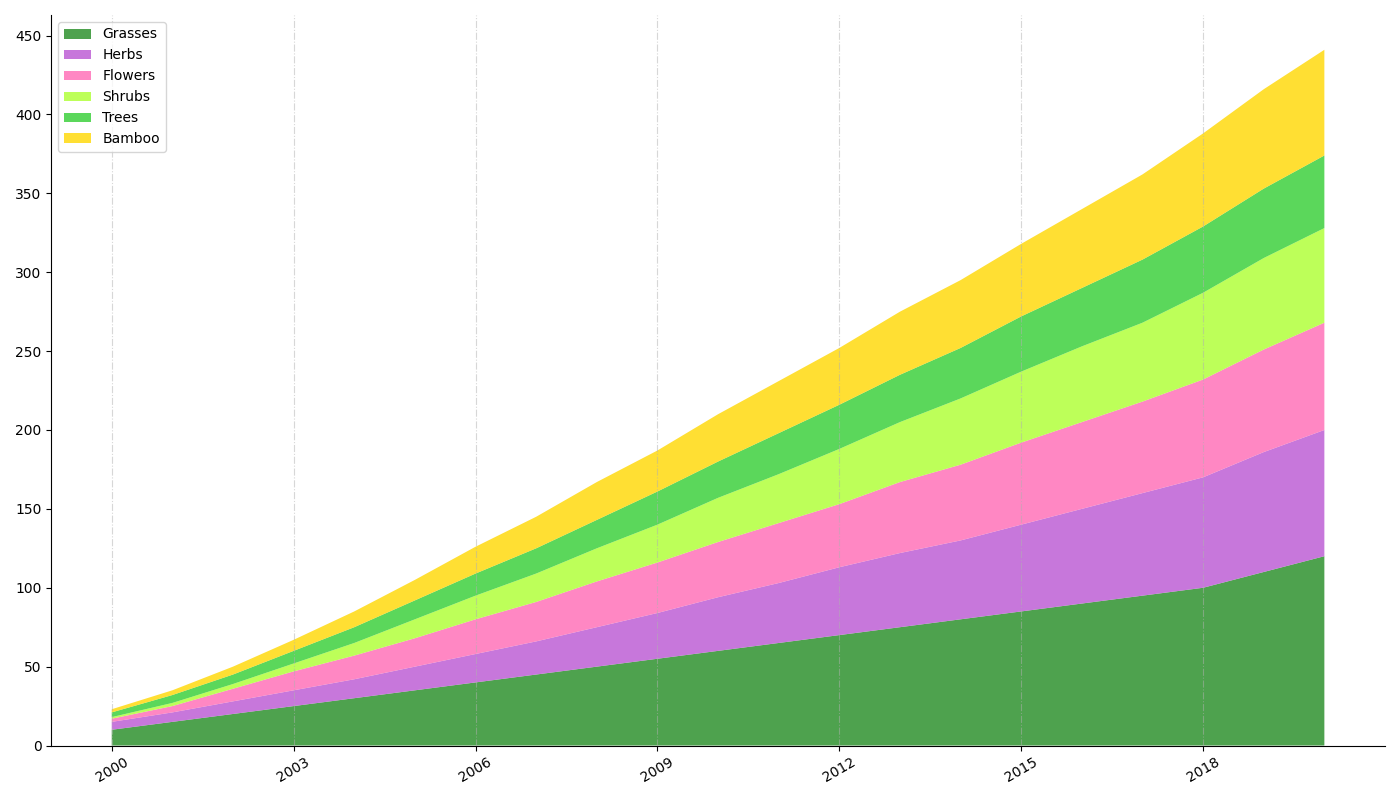

Reproduce this figure in Python.
import matplotlib.pyplot as plt
import numpy as np

years = np.arange(2000, 2021)
trees_area = np.array([10, 15, 20, 25, 30, 35, 40, 45, 50, 55, 60, 65, 70, 75, 80, 85, 90, 95, 100, 110, 120])
shrubs_area = np.array([5, 6, 8, 10, 12, 15, 18, 21, 25, 29, 34, 38, 43, 47, 50, 55, 60, 65, 70, 76, 80])
flowers_area = np.array([2, 4, 8, 12, 15, 18, 22, 25, 29, 32, 35, 38, 40, 45, 48, 52, 55, 58, 62, 65, 68])
herbs_area = np.array([1, 2, 3, 5, 8, 12, 15, 18, 21, 24, 28, 31, 35, 38, 42, 45, 48, 50, 55, 58, 60])
grasses_area = np.array([3, 5, 6, 8, 10, 12, 14, 16, 18, 21, 23, 26, 28, 30, 32, 35, 37, 40, 42, 44, 46])
bamboo_area = np.array([2, 3, 5, 7, 10, 13, 17, 20, 24, 26, 30, 33, 36, 40, 43, 46, 50, 54, 59, 63, 67])  # New data series added

fig, ax = plt.subplots(figsize=(14, 8))
ax.stackplot(
    years,
    trees_area, shrubs_area, flowers_area, herbs_area, grasses_area, bamboo_area,
    colors=['#228B22', '#BA55D3', '#FF69B4', '#ADFF2F', '#32CD32', '#FFD700'],  # Assigned a color for bamboo_area
    alpha=0.8
)

ax.set_xticks(years[::3])
ax.set_xticklabels([str(year) for year in years[::3]], rotation=30, ha='center', fontsize=10)
ax.yaxis.set_major_locator(plt.MaxNLocator(10))
ax.xaxis.grid(True, linestyle='-.', alpha=0.5)
ax.spines['top'].set_visible(False)
ax.spines['right'].set_visible(False)

ax.legend(['Grasses', 'Herbs', 'Flowers', 'Shrubs', 'Trees', 'Bamboo'], loc='upper left')  # Updated legend

plt.tight_layout()
plt.show()
